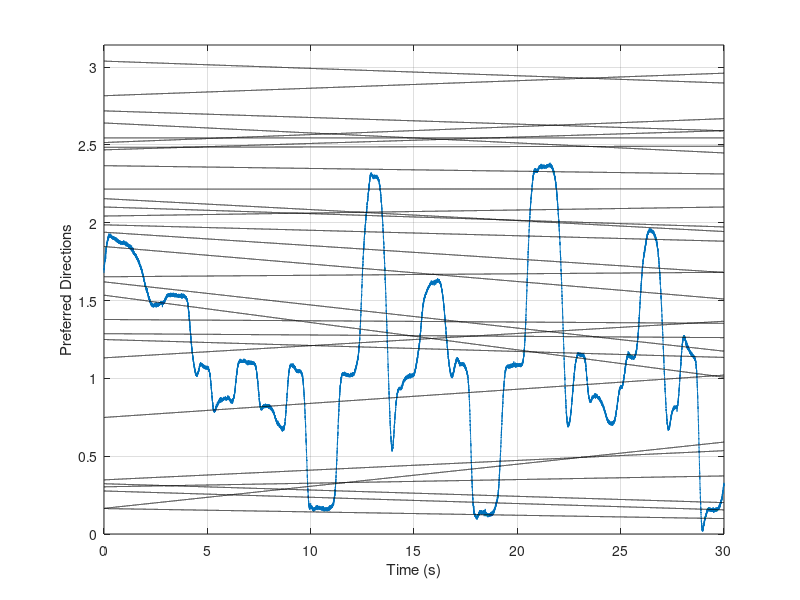

The MATLAB script that drew this image:
%clc
clear all
close all
load kinematics

tmax = 30;
t = (0:dt:tmax-dt)';
nNeurons = 30;

% f = 0.2;
% s = pi/2*sin(2*pi*f*t) + pi/2;
s = (kinematics(1,1:length(t)) + abs(min(kinematics(1,:))))';

theta_p_start = pi*rand(1,nNeurons);
flag = true;
while flag
    v = 0.2*randn(1, nNeurons);
    if (theta_p_start+v) > 0 & (theta_p_start+v) < pi
        theta_p_end = theta_p_start+v;
        flag = false;
    end
end

% 
% gamma_start = 5*ones(1, nNeurons);         % amplitude
% gamma_end   = gamma_start;
% beta_start  = gamma_start;         % offset
% beta_end = beta_start;

gamma_start = 20*ones(1, nNeurons);         % amplitude
gamma_end   = gamma_start;
beta_start  = gamma_start;         % offset
beta_end = beta_start;

% gamma_start = 20*rand(1, nNeurons);         % amplitude
% gamma_end   = 20*rand(1, nNeurons);
% beta_start  = gamma_start;         % offset
% beta_end = gamma_end;

gamma = zeros(length(t), nNeurons);
theta_p  = zeros(length(t), nNeurons);
beta = zeros(length(t), nNeurons);

for k = 1:nNeurons
    gamma(:, k) = linspace(gamma_start(1, k), gamma_end(1, k), length(t));
    theta_p(:, k) = linspace(theta_p_start(1, k), theta_p_end(1, k), length(t));
    beta(:, k) = linspace(beta_start(1, k), beta_end(1, k), length(t));
end

lambda = zeros(length(t), nNeurons);
for k = 1:length(t)
    lambda(k,:) = beta(k,:) + gamma(k,:).*cos(2*(s(k,1) - theta_p(k,:)));
end

N = poissrnd(lambda*dt);
N = N>0;

save input_data


% figure,
% plot(t, s(:, 1), t, theta_p(:, 1), t, s.*N(:, 1), 'ro'), ...
%     xlabel('time (s)'), ylabel('\theta_{true}'),...
%     xlim([0 tmax]), ylim([0.1 pi]), grid on

disp(gamma_start);
disp(sum(N));
% 
figure, plot(t,s)
for k = 1:nNeurons
    hold on, plot(t, theta_p(:,k),'k'), grid on, ylim([0 pi]), 
    xlabel('Time (s)'), ylabel('Preferred Directions');
end

% figure,
% for k = 1:nNeurons
%     hold on, plot(t, gamma(:,k),'k'), grid on, ylim([0 20]), 
%     xlabel('Time (s)'), ylabel('Maximum Firing Rates (Hz)');
% end